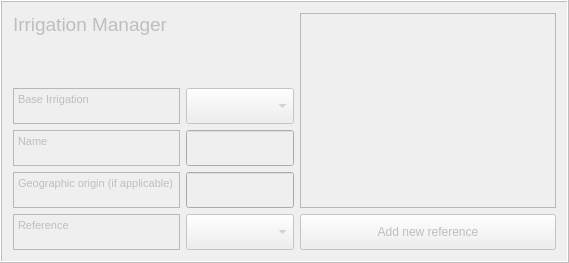
    <widget class="QFrame" name="frame1">
     <property name="enabled">
      <bool>false</bool>
     </property>
     <property name="sizePolicy">
      <sizepolicy hsizetype="Expanding" vsizetype="Preferred">
       <horstretch>0</horstretch>
       <verstretch>0</verstretch>
      </sizepolicy>
     </property>
     <property name="maximumSize">
      <size>
       <width>2000</width>
       <height>16777215</height>
      </size>
     </property>
     <property name="frameShape">
      <enum>QFrame::Box</enum>
     </property>
     <property name="frameShadow">
      <enum>QFrame::Raised</enum>
     </property>
     <layout class="QGridLayout" name="gridLayout_2">
      <item row="5" column="1">
       <widget class="QComboBox" name="comboBoxRef">
        <property name="sizePolicy">
         <sizepolicy hsizetype="Preferred" vsizetype="Preferred">
          <horstretch>0</horstretch>
          <verstretch>0</verstretch>
         </sizepolicy>
        </property>
        <property name="minimumSize">
         <size>
          <width>0</width>
          <height>36</height>
         </size>
        </property>
        <property name="maximumSize">
         <size>
          <width>500</width>
          <height>36</height>
         </size>
        </property>
       </widget>
      </item>
      <item row="2" column="0">
       <widget class="QTextBrowser" name="textBrowserBaseESTM">
        <property name="sizePolicy">
         <sizepolicy hsizetype="Expanding" vsizetype="Preferred">
          <horstretch>0</horstretch>
          <verstretch>0</verstretch>
         </sizepolicy>
        </property>
        <property name="maximumSize">
         <size>
          <width>167</width>
          <height>36</height>
         </size>
        </property>
        <property name="html">
         <string>&lt;!DOCTYPE HTML PUBLIC &quot;-//W3C//DTD HTML 4.0//EN&quot; &quot;http://www.w3.org/TR/REC-html40/strict.dtd&quot;&gt;
&lt;html&gt;&lt;head&gt;&lt;meta name=&quot;qrichtext&quot; content=&quot;1&quot; /&gt;&lt;style type=&quot;text/css&quot;&gt;
p, li { white-space: pre-wrap; }
&lt;/style&gt;&lt;/head&gt;&lt;body style=&quot; font-family:'MS Shell Dlg 2'; font-size:8.25pt; font-weight:400; font-style:normal;&quot;&gt;
&lt;p style=&quot; margin-top:0px; margin-bottom:0px; margin-left:0px; margin-right:0px; -qt-block-indent:0; text-indent:0px;&quot;&gt;&lt;span style=&quot; font-size:8pt;&quot;&gt;Base Irrigation&lt;/span&gt;&lt;/p&gt;&lt;/body&gt;&lt;/html&gt;</string>
        </property>
       </widget>
      </item>
      <item row="4" column="1">
       <widget class="QgsFilterLineEdit" name="textEditOrig">
        <property name="sizePolicy">
         <sizepolicy hsizetype="Expanding" vsizetype="Preferred">
          <horstretch>0</horstretch>
          <verstretch>0</verstretch>
         </sizepolicy>
        </property>
        <property name="maximumSize">
         <size>
          <width>16777215</width>
          <height>36</height>
         </size>
        </property>
        <property name="qgisRelation" stdset="0">
         <string notr="true"/>
        </property>
       </widget>
      </item>
      <item row="0" column="0" colspan="2">
       <widget class="QLabel" name="label_46">
        <property name="font">
         <font>
          <pointsize>14</pointsize>
         </font>
        </property>
        <property name="text">
         <string>&lt;!DOCTYPE HTML PUBLIC &quot;-//W3C//DTD HTML 4.0//EN&quot; &quot;http://www.w3.org/TR/REC-html40/strict.dtd&quot;&gt;
&lt;html&gt;&lt;head&gt;&lt;meta name=&quot;qrichtext&quot; content=&quot;1&quot; /&gt;&lt;style type=&quot;text/css&quot;&gt;
p, li { white-space: pre-wrap; }
&lt;/style&gt;&lt;/head&gt;&lt;body style=&quot; font-family:'MS Shell Dlg 2'; font-size:14pt; font-weight:400; font-style:normal;&quot;&gt;
&lt;p style=&quot; margin-top:0px; margin-bottom:0px; margin-left:0px; margin-right:0px; -qt-block-indent:0; text-indent:0px;&quot;&gt;Irrigation Manager&lt;/p&gt;&lt;/body&gt;&lt;/html&gt;</string>
        </property>
       </widget>
      </item>
      <item row="5" column="2">
       <widget class="QPushButton" name="pushButtonToRefManager">
        <property name="sizePolicy">
         <sizepolicy hsizetype="Minimum" vsizetype="Expanding">
          <horstretch>0</horstretch>
          <verstretch>0</verstretch>
         </sizepolicy>
        </property>
        <property name="maximumSize">
         <size>
          <width>16777215</width>
          <height>36</height>
         </size>
        </property>
        <property name="text">
         <string>Add new reference</string>
        </property>
       </widget>
      </item>
      <item row="0" column="2" rowspan="5">
       <widget class="QTextBrowser" name="textBrowserRef">
        <property name="sizePolicy">
         <sizepolicy hsizetype="Expanding" vsizetype="Expanding">
          <horstretch>0</horstretch>
          <verstretch>0</verstretch>
         </sizepolicy>
        </property>
        <property name="maximumSize">
         <size>
          <width>900</width>
          <height>500</height>
         </size>
        </property>
       </widget>
      </item>
      <item row="5" column="0">
       <widget class="QTextBrowser" name="textBrowserOrig_2">
        <property name="sizePolicy">
         <sizepolicy hsizetype="Expanding" vsizetype="Preferred">
          <horstretch>0</horstretch>
          <verstretch>0</verstretch>
         </sizepolicy>
        </property>
        <property name="maximumSize">
         <size>
          <width>167</width>
          <height>36</height>
         </size>
        </property>
        <property name="html">
         <string>&lt;!DOCTYPE HTML PUBLIC &quot;-//W3C//DTD HTML 4.0//EN&quot; &quot;http://www.w3.org/TR/REC-html40/strict.dtd&quot;&gt;
&lt;html&gt;&lt;head&gt;&lt;meta name=&quot;qrichtext&quot; content=&quot;1&quot; /&gt;&lt;style type=&quot;text/css&quot;&gt;
p, li { white-space: pre-wrap; }
&lt;/style&gt;&lt;/head&gt;&lt;body style=&quot; font-family:'MS Shell Dlg 2'; font-size:8.25pt; font-weight:400; font-style:normal;&quot;&gt;
&lt;p style=&quot; margin-top:0px; margin-bottom:0px; margin-left:0px; margin-right:0px; -qt-block-indent:0; text-indent:0px;&quot;&gt;&lt;span style=&quot; font-size:8pt;&quot;&gt;Reference&lt;/span&gt;&lt;/p&gt;&lt;/body&gt;&lt;/html&gt;</string>
        </property>
       </widget>
      </item>
      <item row="3" column="1">
       <widget class="QgsFilterLineEdit" name="textEditName">
        <property name="sizePolicy">
         <sizepolicy hsizetype="Expanding" vsizetype="Preferred">
          <horstretch>0</horstretch>
          <verstretch>0</verstretch>
         </sizepolicy>
        </property>
        <property name="maximumSize">
         <size>
          <width>16777215</width>
          <height>36</height>
         </size>
        </property>
        <property name="inputMethodHints">
         <set>Qt::ImhNone</set>
        </property>
        <property name="qgisRelation" stdset="0">
         <string notr="true"/>
        </property>
       </widget>
      </item>
      <item row="4" column="0">
       <widget class="QTextBrowser" name="textBrowserOrig">
        <property name="sizePolicy">
         <sizepolicy hsizetype="Expanding" vsizetype="Preferred">
          <horstretch>0</horstretch>
          <verstretch>0</verstretch>
         </sizepolicy>
        </property>
        <property name="maximumSize">
         <size>
          <width>167</width>
          <height>36</height>
         </size>
        </property>
        <property name="html">
         <string>&lt;!DOCTYPE HTML PUBLIC &quot;-//W3C//DTD HTML 4.0//EN&quot; &quot;http://www.w3.org/TR/REC-html40/strict.dtd&quot;&gt;
&lt;html&gt;&lt;head&gt;&lt;meta name=&quot;qrichtext&quot; content=&quot;1&quot; /&gt;&lt;style type=&quot;text/css&quot;&gt;
p, li { white-space: pre-wrap; }
&lt;/style&gt;&lt;/head&gt;&lt;body style=&quot; font-family:'MS Shell Dlg 2'; font-size:8.25pt; font-weight:400; font-style:normal;&quot;&gt;
&lt;p style=&quot; margin-top:0px; margin-bottom:0px; margin-left:0px; margin-right:0px; -qt-block-indent:0; text-indent:0px;&quot;&gt;&lt;span style=&quot; font-size:8pt;&quot;&gt;Geographic origin (if applicable)&lt;/span&gt;&lt;/p&gt;&lt;/body&gt;&lt;/html&gt;</string>
        </property>
       </widget>
      </item>
      <item row="3" column="0">
       <widget class="QTextBrowser" name="textBrowserDesc">
        <property name="sizePolicy">
         <sizepolicy hsizetype="Expanding" vsizetype="Preferred">
          <horstretch>0</horstretch>
          <verstretch>0</verstretch>
         </sizepolicy>
        </property>
        <property name="maximumSize">
         <size>
          <width>167</width>
          <height>36</height>
         </size>
        </property>
        <property name="html">
         <string>&lt;!DOCTYPE HTML PUBLIC &quot;-//W3C//DTD HTML 4.0//EN&quot; &quot;http://www.w3.org/TR/REC-html40/strict.dtd&quot;&gt;
&lt;html&gt;&lt;head&gt;&lt;meta name=&quot;qrichtext&quot; content=&quot;1&quot; /&gt;&lt;style type=&quot;text/css&quot;&gt;
p, li { white-space: pre-wrap; }
&lt;/style&gt;&lt;/head&gt;&lt;body style=&quot; font-family:'MS Shell Dlg 2'; font-size:8.25pt; font-weight:400; font-style:normal;&quot;&gt;
&lt;p style=&quot; margin-top:0px; margin-bottom:0px; margin-left:0px; margin-right:0px; -qt-block-indent:0; text-indent:0px;&quot;&gt;&lt;span style=&quot; font-size:8pt;&quot;&gt;Name&lt;/span&gt;&lt;/p&gt;&lt;/body&gt;&lt;/html&gt;</string>
        </property>
       </widget>
      </item>
      <item row="2" column="1">
       <widget class="QComboBox" name="comboBoxBaseIrr">
        <property name="sizePolicy">
         <sizepolicy hsizetype="Preferred" vsizetype="Preferred">
          <horstretch>0</horstretch>
          <verstretch>0</verstretch>
         </sizepolicy>
        </property>
        <property name="minimumSize">
         <size>
          <width>0</width>
          <height>36</height>
         </size>
        </property>
        <property name="maximumSize">
         <size>
          <width>500</width>
          <height>36</height>
         </size>
        </property>
       </widget>
      </item>
      <item row="1" column="0">
       <spacer name="verticalSpacer">
        <property name="orientation">
         <enum>Qt::Vertical</enum>
        </property>
        <property name="sizeHint" stdset="0">
         <size>
          <width>20</width>
          <height>40</height>
         </size>
        </property>
       </spacer>
      </item>
     </layout>
    </widget>
